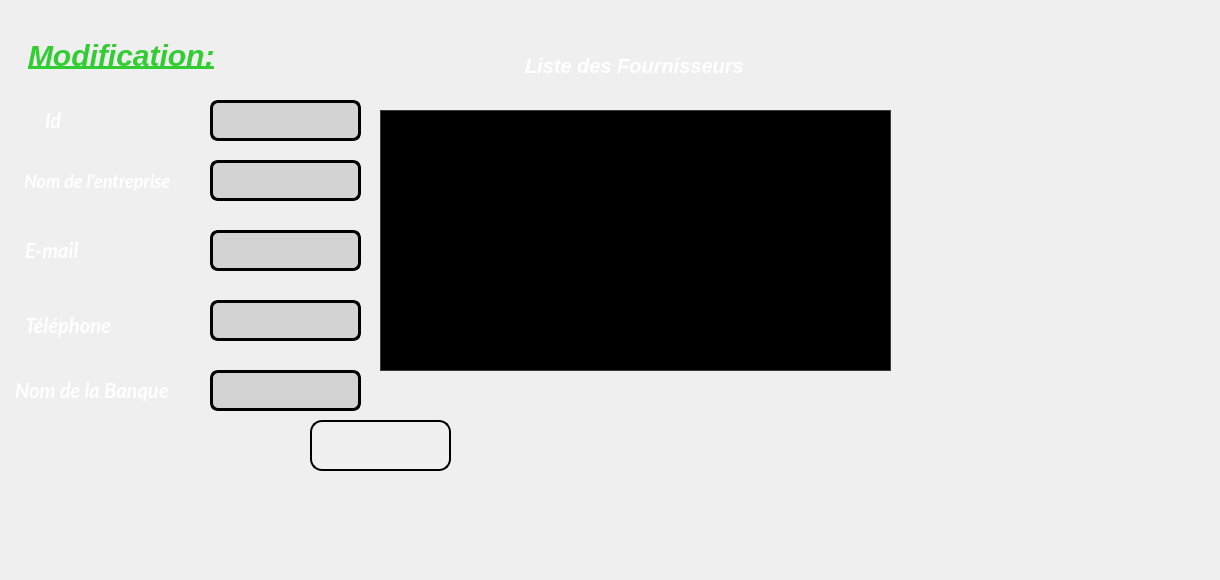
    <widget class="QWidget" name="tab_3">
     <attribute name="title">
      <string>Modification</string>
     </attribute>
     <widget class="QPushButton" name="pushButton_modifier">
      <property name="geometry">
       <rect>
        <x>310</x>
        <y>420</y>
        <width>141</width>
        <height>51</height>
       </rect>
      </property>
      <property name="styleSheet">
       <string notr="true">QPushButton {
	image: url(:/Downloads/10266118.png);
    border-radius: 12px; /* Coins arrondis */
    background: #F0F0F0; /* Fond gris clair */
    color: #2C3E50; /* Couleur du texte bleu-gris foncé */
    padding: 12px 20px; /* Espacement plus grand pour une zone de clic plus large */
    border: 2px solid black; /* Contour noir */
    font-weight: bold; /* Texte en gras pour mettre en valeur */
    font-size: 16px; /* Taille de police légèrement plus grande */
    transition: background-color 0.3s, box-shadow 0.3s, transform 0.2s; /* Transitions douces */
}

QPushButton:hover {
    background: rgba(41, 128, 185, 0.15); /* Bleu clair au survol */
    box-shadow: 0px 6px 20px rgba(0, 0, 0, 0.3); /* Ombre plus prononcée pour la profondeur */
    transform: translateY(-3px); /* Effet de soulèvement */
}

QPushButton:pressed {
    background: rgba(41, 128, 185, 0.25); /* Bleu légèrement plus foncé lorsque pressé */
    box-shadow: inset 0px 6px 12px rgba(0, 0, 0, 0.2); /* Effet d'ombre intérieure */
    transform: translateY(1px); /* Effet de légère dépression */
}
</string>
      </property>
      <property name="text">
       <string/>
      </property>
     </widget>
     <widget class="QLabel" name="label_9">
      <property name="geometry">
       <rect>
        <x>10</x>
        <y>20</y>
        <width>311</width>
        <height>71</height>
       </rect>
      </property>
      <property name="styleSheet">
       <string notr="true">QLabel {
    color: #4A4A4A;                   /* Couleur du texte (gris foncé) */
    font-size: 30px;                  /* Taille de police */
    font-family: 'Lato', sans-serif;  /* Polices de fallback */
    padding: 10px;                    /* Espacement autour du texte */
    font-weight: bold;                /* Met le texte en gras */
    text-decoration: underline;       /* Souligne le texte */
    font-style: italic;               /* Met le texte en italique */
    color: #32CD32;                   /* Couleur vert lime */
}
</string>
      </property>
      <property name="text">
       <string>Modification:</string>
      </property>
     </widget>
     <widget class="QLabel" name="label_40">
      <property name="geometry">
       <rect>
        <x>10</x>
        <y>160</y>
        <width>211</width>
        <height>41</height>
       </rect>
      </property>
      <property name="font">
       <font>
        <family>Lato</family>
        <pointsize>-1</pointsize>
        <italic>true</italic>
        <bold>true</bold>
       </font>
      </property>
      <property name="styleSheet">
       <string notr="true">QLabel {
    color: white;                     /* Couleur du texte (blanc) */
    font-size: 18px;                  /* Taille de police */
    font-family: 'Lato', sans-serif;  /* Polices de fallback */
    padding: 10px;                    /* Espacement autour du texte */
    font-weight: bold;                /* Met le texte en gras */
    font-style: italic;               /* Met le texte en italique */
}
</string>
      </property>
      <property name="text">
       <string>Nom de l'entreprise</string>
      </property>
     </widget>
     <widget class="QLineEdit" name="lineEdit_telephone_3">
      <property name="geometry">
       <rect>
        <x>210</x>
        <y>300</y>
        <width>151</width>
        <height>41</height>
       </rect>
      </property>
      <property name="styleSheet">
       <string notr="true">QLineEdit {
    border: 3px solid black;          /* Couleur du contour (noir) */
    border-radius: 8px;               /* Coins arrondis */
    padding: 10px;                    /* Espacement à l'intérieur du line edit */
    background-color: #D3D3D3;        /* Fond gris clair */
    color: #333;                      /* Couleur du texte sombre */
    font-size: 14px;                  /* Taille de police */
    transition: border-color 0.3s;    /* Transition douce pour la couleur du contour */
}

QLineEdit:focus {
    border: 3px solid black;          /* Contour noir lorsqu'il est en focus */
    box-shadow: 0 0 5px rgba(0, 0, 0, 0.5); /* Effet d'ombre subtil (noir) */
}

QLineEdit::placeholder {
    color: #999;                      /* Couleur du texte d'espace réservé */
    opacity: 1;                       /* Assurez-vous que l'espace réservé est complètement opaque */
}
</string>
      </property>
     </widget>
     <widget class="QLabel" name="label_41">
      <property name="geometry">
       <rect>
        <x>30</x>
        <y>100</y>
        <width>71</width>
        <height>41</height>
       </rect>
      </property>
      <property name="font">
       <font>
        <family>Lato</family>
        <pointsize>-1</pointsize>
        <italic>true</italic>
        <bold>true</bold>
       </font>
      </property>
      <property name="styleSheet">
       <string notr="true">QLabel {
    color: white;                     /* Couleur du texte (blanc) */
    font-size: 20px;                  /* Taille de police */
    font-family: 'Lato', sans-serif;  /* Polices de fallback */
    padding: 10px;                    /* Espacement autour du texte */
    font-weight: bold;                /* Met le texte en gras */
    font-style: italic;               /* Met le texte en italique */
}
</string>
      </property>
      <property name="text">
       <string>Id</string>
      </property>
     </widget>
     <widget class="QLineEdit" name="lineEdit_info_banc_3">
      <property name="geometry">
       <rect>
        <x>210</x>
        <y>370</y>
        <width>151</width>
        <height>41</height>
       </rect>
      </property>
      <property name="styleSheet">
       <string notr="true">QLineEdit {
    border: 3px solid black;          /* Couleur du contour (noir) */
    border-radius: 8px;               /* Coins arrondis */
    padding: 10px;                    /* Espacement à l'intérieur du line edit */
    background-color: #D3D3D3;        /* Fond gris clair */
    color: #333;                      /* Couleur du texte sombre */
    font-size: 14px;                  /* Taille de police */
    transition: border-color 0.3s;    /* Transition douce pour la couleur du contour */
}

QLineEdit:focus {
    border: 3px solid black;          /* Contour noir lorsqu'il est en focus */
    box-shadow: 0 0 5px rgba(0, 0, 0, 0.5); /* Effet d'ombre subtil (noir) */
}

QLineEdit::placeholder {
    color: #999;                      /* Couleur du texte d'espace réservé */
    opacity: 1;                       /* Assurez-vous que l'espace réservé est complètement opaque */
}
</string>
      </property>
     </widget>
     <widget class="QLineEdit" name="lineEdit_nom_entreprise_3">
      <property name="geometry">
       <rect>
        <x>210</x>
        <y>160</y>
        <width>151</width>
        <height>41</height>
       </rect>
      </property>
      <property name="styleSheet">
       <string notr="true">QLineEdit {
    border: 3px solid black;          /* Couleur du contour (noir) */
    border-radius: 8px;               /* Coins arrondis */
    padding: 10px;                    /* Espacement à l'intérieur du line edit */
    background-color: #D3D3D3;        /* Fond gris clair */
    color: #333;                      /* Couleur du texte sombre */
    font-size: 14px;                  /* Taille de police */
    transition: border-color 0.3s;    /* Transition douce pour la couleur du contour */
}

QLineEdit:focus {
    border: 3px solid black;          /* Contour noir lorsqu'il est en focus */
    box-shadow: 0 0 5px rgba(0, 0, 0, 0.5); /* Effet d'ombre subtil (noir) */
}

QLineEdit::placeholder {
    color: #999;                      /* Couleur du texte d'espace réservé */
    opacity: 1;                       /* Assurez-vous que l'espace réservé est complètement opaque */
}
</string>
      </property>
     </widget>
     <widget class="QLabel" name="label_42">
      <property name="geometry">
       <rect>
        <x>10</x>
        <y>230</y>
        <width>111</width>
        <height>41</height>
       </rect>
      </property>
      <property name="font">
       <font>
        <family>Lato</family>
        <pointsize>-1</pointsize>
        <italic>true</italic>
        <bold>true</bold>
       </font>
      </property>
      <property name="styleSheet">
       <string notr="true">QLabel {
    color: white;                     /* Couleur du texte (blanc) */
    font-size: 20px;                  /* Taille de police */
    font-family: 'Lato', sans-serif;  /* Polices de fallback */
    padding: 10px;                    /* Espacement autour du texte */
    font-weight: bold;                /* Met le texte en gras */
    font-style: italic;               /* Met le texte en italique */
}
</string>
      </property>
      <property name="text">
       <string>E-mail</string>
      </property>
     </widget>
     <widget class="QLineEdit" name="lineEdit_email_3">
      <property name="geometry">
       <rect>
        <x>210</x>
        <y>230</y>
        <width>151</width>
        <height>41</height>
       </rect>
      </property>
      <property name="styleSheet">
       <string notr="true">QLineEdit {
    border: 3px solid black;          /* Couleur du contour (noir) */
    border-radius: 8px;               /* Coins arrondis */
    padding: 10px;                    /* Espacement à l'intérieur du line edit */
    background-color: #D3D3D3;        /* Fond gris clair */
    color: #333;                      /* Couleur du texte sombre */
    font-size: 14px;                  /* Taille de police */
    transition: border-color 0.3s;    /* Transition douce pour la couleur du contour */
}

QLineEdit:focus {
    border: 3px solid black;          /* Contour noir lorsqu'il est en focus */
    box-shadow: 0 0 5px rgba(0, 0, 0, 0.5); /* Effet d'ombre subtil (noir) */
}

QLineEdit::placeholder {
    color: #999;                      /* Couleur du texte d'espace réservé */
    opacity: 1;                       /* Assurez-vous que l'espace réservé est complètement opaque */
}
</string>
      </property>
     </widget>
     <widget class="QLabel" name="label_43">
      <property name="geometry">
       <rect>
        <x>10</x>
        <y>300</y>
        <width>141</width>
        <height>51</height>
       </rect>
      </property>
      <property name="font">
       <font>
        <family>Lato</family>
        <pointsize>-1</pointsize>
        <italic>true</italic>
        <bold>true</bold>
       </font>
      </property>
      <property name="styleSheet">
       <string notr="true">QLabel {
    color: white;                     /* Couleur du texte (blanc) */
    font-size: 20px;                  /* Taille de police */
    font-family: 'Lato', sans-serif;  /* Polices de fallback */
    padding: 10px;                    /* Espacement autour du texte */
    font-weight: bold;                /* Met le texte en gras */
    font-style: italic;               /* Met le texte en italique */
}
</string>
      </property>
      <property name="text">
       <string>Téléphone</string>
      </property>
     </widget>
     <widget class="QLabel" name="label_44">
      <property name="geometry">
       <rect>
        <x>0</x>
        <y>370</y>
        <width>211</width>
        <height>41</height>
       </rect>
      </property>
      <property name="font">
       <font>
        <family>Lato</family>
        <pointsize>-1</pointsize>
        <italic>true</italic>
        <bold>true</bold>
       </font>
      </property>
      <property name="styleSheet">
       <string notr="true">QLabel {
    color: white;                     /* Couleur du texte (blanc) */
    font-size: 20px;                  /* Taille de police */
    font-family: 'Lato', sans-serif;  /* Polices de fallback */
    padding: 10px;                    /* Espacement autour du texte */
    font-weight: bold;                /* Met le texte en gras */
    font-style: italic;               /* Met le texte en italique */
}
</string>
      </property>
      <property name="text">
       <string>Nom de la Banque</string>
      </property>
     </widget>
     <widget class="QLineEdit" name="lineEdit_ID_3">
      <property name="geometry">
       <rect>
        <x>210</x>
        <y>100</y>
        <width>151</width>
        <height>41</height>
       </rect>
      </property>
      <property name="styleSheet">
       <string notr="true">QLineEdit {
    border: 3px solid black;          /* Couleur du contour (noir) */
    border-radius: 8px;               /* Coins arrondis */
    padding: 10px;                    /* Espacement à l'intérieur du line edit */
    background-color: #D3D3D3;        /* Fond gris clair */
    color: #333;                      /* Couleur du texte sombre */
    font-size: 14px;                  /* Taille de police */
    transition: border-color 0.3s;    /* Transition douce pour la couleur du contour */
}

QLineEdit:focus {
    border: 3px solid black;          /* Contour noir lorsqu'il est en focus */
    box-shadow: 0 0 5px rgba(0, 0, 0, 0.5); /* Effet d'ombre subtil (noir) */
}

QLineEdit::placeholder {
    color: #999;                      /* Couleur du texte d'espace réservé */
    opacity: 1;                       /* Assurez-vous que l'espace réservé est complètement opaque */
}
</string>
      </property>
     </widget>
     <widget class="QTableView" name="tableView_5">
      <property name="geometry">
       <rect>
        <x>380</x>
        <y>110</y>
        <width>511</width>
        <height>261</height>
       </rect>
      </property>
      <property name="styleSheet">
       <string notr="true">QTableView {
    background-color: black;        /* Fond de la table en noir */
    color: white;                   /* Texte en blanc */
    border: 1px solid #3A3A3A;      /* Bordure gris foncé */
    gridline-color: #444444;        /* Couleur des lignes de grille (gris foncé) */
    selection-background-color: #2980B9; /* Fond bleu pour la sélection */
    selection-color: white;         /* Texte blanc pour la sélection */
}

QTableView::item {
    background-color: black;        /* Fond noir pour les cellules */
    color: white;                   /* Texte des cellules en blanc */
}

QTableView::item:selected {
    background-color: #2980B9;      /* Fond bleu pour les cellules sélectionnées */
    color: white;                   /* Texte blanc pour les cellules sélectionnées */
}
</string>
      </property>
     </widget>
     <widget class="QLabel" name="label_45">
      <property name="geometry">
       <rect>
        <x>510</x>
        <y>40</y>
        <width>271</width>
        <height>51</height>
       </rect>
      </property>
      <property name="styleSheet">
       <string notr="true">QLabel {
    color: white;                     /* Couleur du texte (blanc) */
    font-size: 20px;                  /* Taille de police */
    font-family: 'Lato', sans-serif;  /* Polices de fallback */
    padding: 10px;                    /* Espacement autour du texte */
    font-weight: bold;                /* Met le texte en gras */
    font-style: italic;               /* Met le texte en italique */
}
</string>
      </property>
      <property name="text">
       <string>Liste des Fournisseurs</string>
      </property>
     </widget>
     <widget class="QLabel" name="label_48">
      <property name="geometry">
       <rect>
        <x>0</x>
        <y>0</y>
        <width>1211</width>
        <height>571</height>
       </rect>
      </property>
      <property name="styleSheet">
       <string notr="true">background-image: url(:/Downloads/depositphotos_514902144-stock-il.jpg);</string>
      </property>
      <property name="text">
       <string/>
      </property>
     </widget>
     <zorder>label_48</zorder>
     <zorder>pushButton_modifier</zorder>
     <zorder>label_9</zorder>
     <zorder>label_40</zorder>
     <zorder>lineEdit_telephone_3</zorder>
     <zorder>label_41</zorder>
     <zorder>lineEdit_info_banc_3</zorder>
     <zorder>lineEdit_nom_entreprise_3</zorder>
     <zorder>label_42</zorder>
     <zorder>lineEdit_email_3</zorder>
     <zorder>label_43</zorder>
     <zorder>label_44</zorder>
     <zorder>lineEdit_ID_3</zorder>
     <zorder>tableView_5</zorder>
     <zorder>label_45</zorder>
    </widget>
